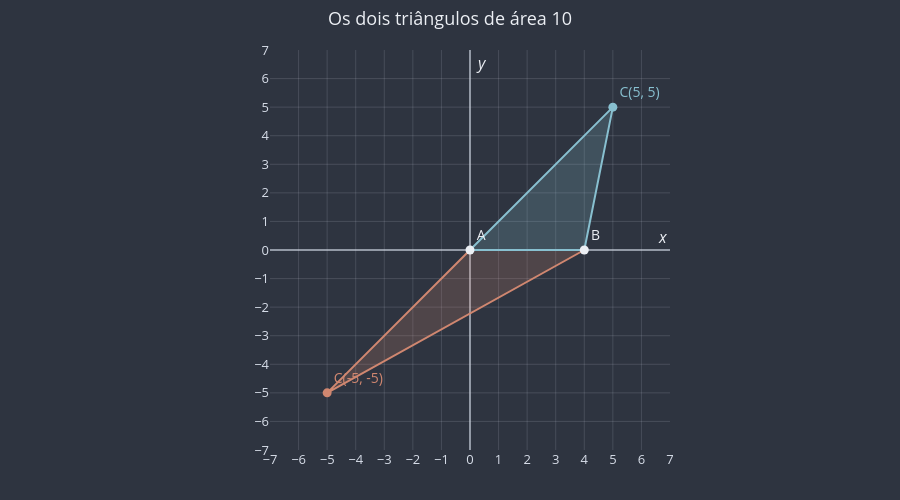

Notebook code for this chart:
### Markdown cell above
**Exercício 7.** O triângulo $A(0, 0)$, $B(4, 0)$, $C(k, k)$ tem área 10.

### Code cell
# D = 0·(0 − k) + 4·(k − 0) + k·(0 − 0) = 4k
# S = |4k| / 2 = |2k| = 10  →  2k = 10 ou 2k = −10  →  k = 5 ou k = −5
valores_k_ex7 = [5, -5]

for k in valores_k_ex7:
    print(f"k = {k}: D = {determinante_dos_pontos((0, 0), (4, 0), (k, k))}, "
          f"área = {abs(determinante_dos_pontos((0, 0), (4, 0), (k, k))) / 2}")

fig = uga.criar_plano_cartesiano(
    titulo="Os dois triângulos de área 10", x_min=-7, x_max=7, y_min=-7, y_max=7
)
for k, cor in zip(sorted(valores_k_ex7), [COR_HORARIO, COR_ANTI_HORARIO]):
    fig = uga.desenhar_poligono(fig, [(0, 0), (4, 0), (k, k)], cor=cor)
    fig = uga.desenhar_ponto(fig, (k, k), rotulo="C", cor=cor, mostrar_coordenadas=True)
fig = uga.desenhar_pontos(fig, [(0, 0), (4, 0)], rotulos=["A", "B"])
uga.mostrar(fig)

### Figure 1 — Plotly figure (JSON) as saved in the notebook; plotly's stock layout.template omitted (floating-point values rounded to 4 significant figures)
{"data": [{"fill": "toself", "fillcolor": "rgba(208, 135, 112, 0.2)", "hoverinfo": "skip", "line": {"color": "#D08770", "width": 2}, "mode": "lines", "showlegend": false, "type": "scatter", "x": [0, 4, -5, 0], "y": [0, 0, -5, 0]}, {"cliponaxis": false, "hovertemplate": "C(-5, -5)<extra></extra>", "marker": {"color": "#D08770", "size": 9}, "mode": "markers+text", "showlegend": false, "text": ["C(-5, -5)"], "textfont": {"color": "#D08770", "size": 14}, "textposition": "top right", "type": "scatter", "x": [-5], "y": [-5]}, {"fill": "toself", "fillcolor": "rgba(136, 192, 208, 0.2)", "hoverinfo": "skip", "line": {"color": "#88C0D0", "width": 2}, "mode": "lines", "showlegend": false, "type": "scatter", "x": [0, 4, 5, 0], "y": [0, 0, 5, 0]}, {"cliponaxis": false, "hovertemplate": "C(5, 5)<extra></extra>", "marker": {"color": "#88C0D0", "size": 9}, "mode": "markers+text", "showlegend": false, "text": ["C(5, 5)"], "textfont": {"color": "#88C0D0", "size": 14}, "textposition": "top right", "type": "scatter", "x": [5], "y": [5]}, {"cliponaxis": false, "hovertemplate": "A(0, 0)<extra></extra>", "marker": {"color": "#ECEFF4", "size": 9}, "mode": "markers+text", "showlegend": false, "text": ["A"], "textfont": {"color": "#ECEFF4", "size": 14}, "textposition": "top right", "type": "scatter", "x": [0], "y": [0]}, {"cliponaxis": false, "hovertemplate": "B(4, 0)<extra></extra>", "marker": {"color": "#ECEFF4", "size": 9}, "mode": "markers+text", "showlegend": false, "text": ["B"], "textfont": {"color": "#ECEFF4", "size": 14}, "textposition": "top right", "type": "scatter", "x": [4], "y": [0]}], "layout": {"annotations": [{"font": {"color": "#ECEFF4", "size": 16}, "showarrow": false, "text": "<i>x</i>", "x": 7, "xanchor": "right", "y": 0, "yanchor": "bottom"}, {"font": {"color": "#ECEFF4", "size": 16}, "showarrow": false, "text": "<i>y</i>", "x": 0, "xanchor": "left", "xshift": 4, "y": 7, "yanchor": "top"}], "font": {"color": "#ECEFF4", "size": 13}, "height": 500, "hoverlabel": {"bgcolor": "#3B4252", "font": {"color": "#ECEFF4"}}, "hovermode": "closest", "margin": {"b": 50, "l": 60, "r": 20, "t": 50}, "paper_bgcolor": "#2E3440", "plot_bgcolor": "#2E3440", "showlegend": false, "title": {"text": "Os dois triângulos de área 10", "x": 0.5}, "xaxis": {"color": "#D8DEE9", "constrain": "domain", "dtick": 1, "gridcolor": "rgba(216, 222, 233, 0.15)", "range": [-7, 7], "showgrid": true, "zeroline": true, "zerolinecolor": "rgba(216, 222, 233, 0.6)", "zerolinewidth": 2}, "yaxis": {"color": "#D8DEE9", "constrain": "domain", "dtick": 1, "gridcolor": "rgba(216, 222, 233, 0.15)", "range": [-7, 7], "scaleanchor": "x", "scaleratio": 1, "showgrid": true, "zeroline": true, "zerolinecolor": "rgba(216, 222, 233, 0.6)", "zerolinewidth": 2}}}
